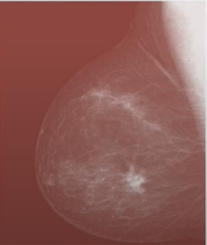
#> input picture image negative/python/1.png, 207 x 245 px
$ python 'Image negatives.py'
#> lines starting #> are read from the running program, lines starting #| are printed output that depends on the picture
# Image Negative
# s = L-1, L-1 = 255 for 8bit image.
import cv2
import numpy as np

def image_negative(img):
    for i in range(img.shape[0]):
        for j in range(img.shape[1]):
            img[i][j] = np.max(img) - img[i][j]
    return img

img = cv2.imread("1.png")
#> img is the input picture: shape (245, 207, 3); mean B, G, R 84.1, 89.7, 140
gray = cv2.cvtColor(img,cv2.COLOR_BGR2GRAY)
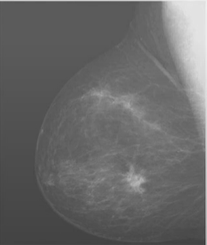
#> gray: shape (245, 207); min 54, max 240, mean 104.1

negative = image_negative(img.copy())
#> after the loop in image_negative, `for i in range(img.shape[0]):`:
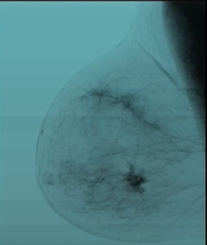
#> img: shape (245, 207, 3); mean of channels 0, 1, 2 133.2, 127.6, 77.3; drawn as B, G, R
grayNegative = image_negative(gray.copy())
#> after the loop in image_negative (call 2), `for i in range(img.shape[0]):`:
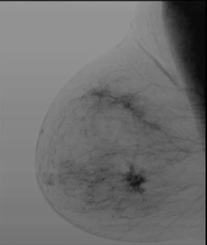
#> img: shape (245, 207); min 0, max 156, mean 111.1

cv2.imshow("negative",negative)
cv2.imshow("gray negative",grayNegative)
cv2.imshow("gray",gray)
cv2.imshow("frame",img)
cv2.waitKey(0)
cv2.destroyAllWindows(0)
